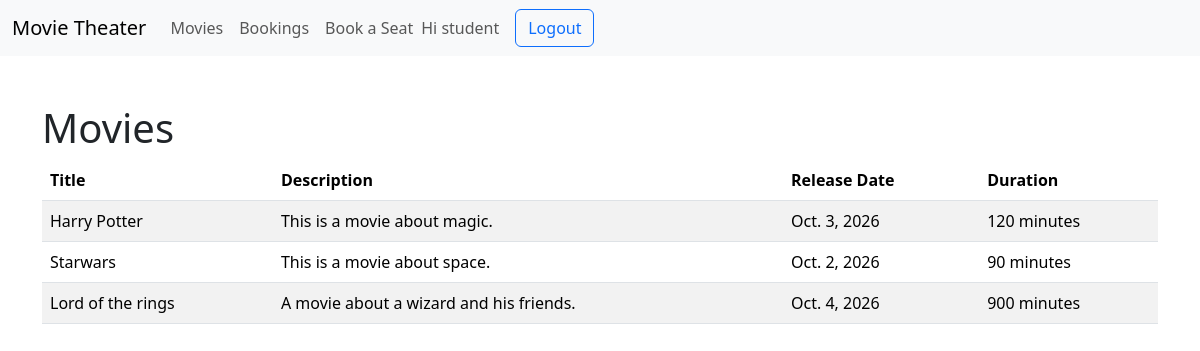
The app's page / (signed in) with its own data.
### bookings/models.py (models this page shows, shortened)
class Movie(models.Model):
    title = models.CharField(max_length=50)
    description = models.TextField()
    release_date = models.DateField()
    duration_minutes = models.PositiveIntegerField()

### bookings/views.py (the view)
# urls.py: path('', views.movie_list, name="movie_list"),
def movie_list(request):
    movies = Movie.objects.all()
    return render(request, "bookings/movie_list.html", {"movies": movies})

### bookings/templates/bookings/movie_list.html
{% extends "bookings/base.html" %}
{% block content %}
	<div class="container mt-5">
		<h1>Movies</h1>
		{% if movies %}
			<table class="table table-striped">
				<thead>
					<tr>
						<th>Title</th>
						<th>Description</th>
						<th>Release Date</th>
						<th>Duration</th>
					</tr>
				</thead>
				<tbody>
					{% for movie in movies %}
						<tr>
							<td>{{ movie.title }}</td>
							<td>{{ movie.description }}</td>
							<td>{{ movie.release_date }}</td>
							<td>{{ movie.duration_minutes }} minutes</td>
						</tr>
					{% endfor %}
				</tbody>
			</table>
		{% else %}
			<p>No movies are currently available.</p>
		{% endif %}
	</div>
{% endblock %}

### bookings/templates/bookings/base.html (shortened to what this page needs)
<!doctype html>
<html lang="en">
  <head>
    <link rel="stylesheet" href="https://cdn.jsdelivr.net/npm/bootstrap@5.3.8/dist/css/bootstrap.min.css">
  </head>
  <body>
    <main>
      <nav class="navbar navbar-expand navbar-light bg-light">
        <div class="container-fluid">
          <a class="navbar-brand" href="{% url 'movie_list' %}">Movie Theater</a>
          <div class="navbar-collapse" id="navbarNav">
            <ul class="navbar-nav">
              <li class="nav-item">
                <a class="nav-link" href="{% url 'movie_list' %}">Movies</a>
              </li>
              <li class="nav-item">
                <a class="nav-link" href="{% url 'booking_history' %}">Bookings</a>
              </li>
              <li class="nav-item">
                <a class="nav-link" href="{% url 'seat_booking' %}">Book a Seat</a>
              </li>
              {% if user.is_authenticated %}
                <li class="nav-item d-flex align-items-center">
                  <span class="navbar-text me-3">
                      Hi {{ user.username }}
                  </span>
                  <form method="POST" action="{% url 'logout' %}" class="m-0">
                      <button type="submit" class="btn btn-outline-primary">
                          Logout
                      </button>
                  </form>
                </li>
              {% else %}
                <li class="nav-item">
                <a class="nav-link" href="{% url 'login' %}">login</a>
              </li>
              {% endif %}
            </ul>
          </div>
        </div>
      </nav>
      {% block content %}{% endblock %}
    </main>
  </body>
</html>

### records on screen
Movie: title "Harry Potter", description "This is a movie about magic.", release_date "Oct. 3, 2026", duration_minutes "120"
Movie: title "Starwars", description "This is a movie about space.", release_date "Oct. 2, 2026", duration_minutes "90"
Movie: title "Lord of the rings", description "A movie about a wizard and his friends.", release_date "Oct. 4, 2026", duration_minutes "900"

### other values on screen
{{ user.username }} "student"
